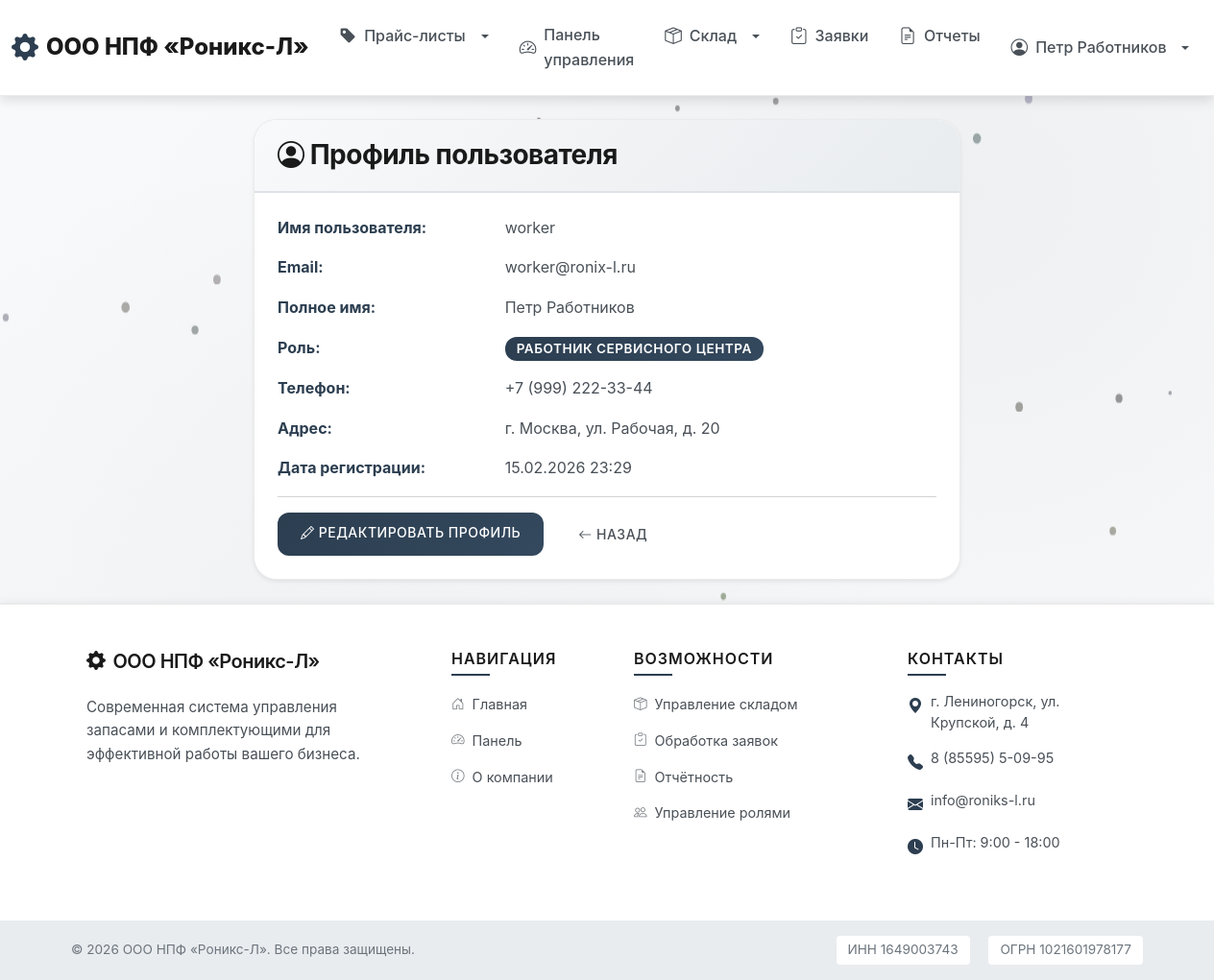
Page /users/profile/ (signed in) on the committed database.
### users/models.py (models this page shows, shortened)
class User(AbstractUser):
    ROLE_CHOICES = [
        ('client', 'Клиент'),
        ('worker', 'Работник сервисного центра'),
    ]
    role = models.CharField(
        'Роль',
        max_length=20,
        choices=ROLE_CHOICES,
        default='client'
    )
    phone = models.CharField('Телефон', max_length=20, blank=True)
    address = models.TextField('Адрес', blank=True)
    created_at = models.DateTimeField('Дата регистрации', auto_now_add=True)
    updated_at = models.DateTimeField('Дата обновления', auto_now=True)
    class Meta:
        verbose_name = 'Пользователь'
        verbose_name_plural = 'Пользователи'
        ordering = ['-created_at']
    @property
    def is_worker(self):
        return self.role == 'worker'

### users/views.py (the view)
# urls.py: path('profile/', views.profile, name='profile'),
@login_required
def profile(request):
    return render(request, 'users/profile.html')

### templates/users/profile.html (shortened to what this page needs)
{% extends 'base.html' %}
{% block content %}
<div class="container">
    <div class="row">
        <div class="col-lg-8 mx-auto">
            <div class="card shadow-sm" style="border: 1px solid rgba(0, 0, 0, 0.08);">
                <div class="card-header" style="background: linear-gradient(135deg, #f8f9fa 0%, #e9ecef 100%); border-bottom: 2px solid #dee2e6;">
                    <h3 class="mb-0" style="color: #1a1a1a;">
                        <i class="bi bi-person-circle"></i> Профиль пользователя
                    </h3>
                </div>
                <div class="card-body p-4" style="background: #ffffff;">
                    <div class="row mb-3">
                        <div class="col-md-4 fw-bold" style="color: #2c3e50;">Имя пользователя:</div>
                        <div class="col-md-8">{{ user.username }}</div>
                    </div>
                    <div class="row mb-3">
                        <div class="col-md-4 fw-bold" style="color: #2c3e50;">Email:</div>
                        <div class="col-md-8">{{ user.email|default:"Не указан" }}</div>
                    </div>
                    <div class="row mb-3">
                        <div class="col-md-4 fw-bold" style="color: #2c3e50;">Полное имя:</div>
                        <div class="col-md-8">{{ user.get_full_name|default:"Не указано" }}</div>
                    </div>
                    <div class="row mb-3">
                        <div class="col-md-4 fw-bold" style="color: #2c3e50;">Роль:</div>
                        <div class="col-md-8">
                            <span class="badge" style="background: linear-gradient(135deg, #2c3e50 0%, #34495e 100%); color: white; padding: 0.375rem 0.75rem;">{{ user.get_role_display }}</span>
                        </div>
                    </div>
                    <div class="row mb-3">
                        <div class="col-md-4 fw-bold" style="color: #2c3e50;">Телефон:</div>
                        <div class="col-md-8">{{ user.phone|default:"Не указан" }}</div>
                    </div>
                    <div class="row mb-3">
                        <div class="col-md-4 fw-bold" style="color: #2c3e50;">Адрес:</div>
                        <div class="col-md-8">{{ user.address|default:"Не указан" }}</div>
                    </div>
                    <div class="row mb-3">
                        <div class="col-md-4 fw-bold" style="color: #2c3e50;">Дата регистрации:</div>
                        <div class="col-md-8">{{ user.created_at|date:"d.m.Y H:i" }}</div>
                    </div>
                    <hr>
                    <div class="d-flex gap-2">
                        <a href="{% url 'users:profile_edit' %}" class="btn" style="background: linear-gradient(135deg, #2c3e50 0%, #34495e 100%); color: white; border: none; padding: 0.625rem 1.5rem; font-weight: 500;">
                            <i class="bi bi-pencil"></i> Редактировать профиль
                        </a>
                        <a href="{% url 'core:dashboard' %}" class="btn btn-outline-secondary" style="border-color: #6c757d; color: #495057; font-weight: 500;">
                            <i class="bi bi-arrow-left"></i> Назад
                        </a>
                    </div>
                </div>
            </div>
        </div>
    </div>
</div>
{% endblock %}

### templates/base.html (shortened to what this page needs)
<!DOCTYPE html>
<html lang="ru">
<head>
    <link href="https://cdn.jsdelivr.net/npm/bootstrap@5.3.0/dist/css/bootstrap.min.css" rel="stylesheet">
    <link rel="stylesheet" href="https://cdn.jsdelivr.net/npm/bootstrap-icons@1.11.0/font/bootstrap-icons.css">
    {% load static %}
    <link rel="stylesheet" href="{% static 'css/style.css' %}">
</head>
<body class="d-flex flex-column min-vh-100">
    <nav class="navbar navbar-expand-lg navbar-light sticky-top">
        <div class="container-fluid">
            <a class="navbar-brand company-logo" href="{% url 'core:home' %}">
                <i class="bi bi-gear-fill"></i> ООО НПФ «Роникс-Л»
            </a>
            <div class="collapse navbar-collapse" id="navbarNav">
                <ul class="navbar-nav me-auto">
                    <li class="nav-item dropdown">
                        <a class="nav-link dropdown-toggle" href="#" role="button" data-bs-toggle="dropdown">
                            <i class="bi bi-tag-fill"></i> Прайс-листы
                        </a>
                    </li>
                    {% if user.is_authenticated %}
                        <li class="nav-item">
                            <a class="nav-link" href="{% url 'core:dashboard' %}">
                                <i class="bi bi-speedometer2"></i> Панель управления
                            </a>
                        </li>
                        {% if user.is_worker or user.is_superuser %}
                            <li class="nav-item dropdown">
                                <a class="nav-link dropdown-toggle" href="#" role="button" data-bs-toggle="dropdown">
                                    <i class="bi bi-box-seam"></i> Склад
                                </a>
                            </li>
                        {% endif %}
                        <li class="nav-item">
                            <a class="nav-link" href="{% url 'orders:order_list' %}">
                                <i class="bi bi-clipboard-check"></i> Заявки
                            </a>
                        </li>
                        {% if user.is_worker or user.is_superuser %}
                            <li class="nav-item">
                                <a class="nav-link" href="{% url 'reports:home' %}">
                                    <i class="bi bi-file-earmark-text"></i> Отчеты
                                </a>
                            </li>
                        {% endif %}
                    {% endif %}
                </ul>
                <ul class="navbar-nav ms-auto">
                    {% if user.is_authenticated %}
                        <li class="nav-item dropdown">
                            <a class="nav-link dropdown-toggle" href="#" role="button" data-bs-toggle="dropdown">
                                <i class="bi bi-person-circle"></i> {{ user.get_full_name|default:user.username }}
                            </a>
                        </li>
                    {% endif %}
                </ul>
            </div>
        </div>
    </nav>
    <main class="container-fluid py-4 flex-grow-1">
        {% block content %}{% endblock %}
    </main>
    <footer class="footer-modern mt-auto">
        <div class="footer-top py-5">
            <div class="container">
                <div class="row g-4">
                    <div class="col-lg-4 col-md-6">
                        <div class="footer-section">
                            <h5 class="footer-title mb-4">
                                <i class="bi bi-gear-fill me-2"></i>ООО НПФ «Роникс-Л»
                            </h5>
                            <p class="footer-text mb-3">
                                Современная система управления запасами и комплектующими для эффективной работы вашего бизнеса.
                            </p>
                        </div>
                    </div>
                    <div class="col-lg-2 col-md-6">
                        <div class="footer-section">
                            <h6 class="footer-subtitle mb-3">Навигация</h6>
                            <ul class="footer-links">
                                <li><a href="{% url 'core:home' %}"><i class="bi bi-house-door me-2"></i>Главная</a></li>
                                {% if user.is_authenticated %}
                                <li><a href="{% url 'core:dashboard' %}"><i class="bi bi-speedometer2 me-2"></i>Панель</a></li>
                                {% endif %}
                                <li><a href="{% url 'core:about' %}"><i class="bi bi-info-circle me-2"></i>О компании</a></li>
                            </ul>
                        </div>
                    </div>
                    <div class="col-lg-3 col-md-6">
                        <div class="footer-section">
                            <h6 class="footer-subtitle mb-3">Возможности</h6>
                            <ul class="footer-links">
                                <li><a href="#"><i class="bi bi-box-seam me-2"></i>Управление складом</a></li>
                                <li><a href="#"><i class="bi bi-clipboard-check me-2"></i>Обработка заявок</a></li>
                                <li><a href="#"><i class="bi bi-file-earmark-text me-2"></i>Отчётность</a></li>
                                <li><a href="#"><i class="bi bi-people me-2"></i>Управление ролями</a></li>
                            </ul>
                        </div>
                    </div>
                    <div class="col-lg-3 col-md-6">
                        <div class="footer-section">
                            <h6 class="footer-subtitle mb-3">Контакты</h6>
                            <ul class="footer-contacts">
                                <li>
                                    <i class="bi bi-geo-alt-fill me-2"></i>
                                    <span>г. Лениногорск, ул. Крупской, д. 4</span>
                                </li>
                                <li>
                                    <i class="bi bi-telephone-fill me-2"></i>
                                    <span>8 (85595) 5-09-95</span>
                                </li>
                                <li>
                                    <i class="bi bi-envelope-fill me-2"></i>
                                    <span>info@roniks-l.ru</span>
                                </li>
                                <li>
                                    <i class="bi bi-clock-fill me-2"></i>
                                    <span>Пн-Пт: 9:00 - 18:00</span>
                                </li>
                            </ul>
                        </div>
                    </div>
                </div>
            </div>
        </div>
        <div class="footer-bottom py-3">
            <div class="container">
                <div class="row align-items-center">
                    <div class="col-md-6 text-center text-md-start mb-2 mb-md-0">
                        <p class="footer-copyright mb-0">
                            &copy; 2026 ООО НПФ «Роникс-Л». Все права защищены.
                        </p>
                    </div>
                    <div class="col-md-6 text-center text-md-end">
                        <p class="footer-legal mb-0">
                            <span class="me-3">ИНН 1649003743</span>
                            <span>ОГРН 1021601978177</span>
                        </p>
                    </div>
                </div>
            </div>
        </div>
    </footer>
</body>
</html>

### rows in the picture
User: get_full_name "Петр Работников", username "worker", email "worker@ronix-l.ru", role "РАБОТНИК СЕРВИСНОГО ЦЕНТРА", phone "+7 (999) 222-33-44", address "г. Москва, ул. Рабочая, д. 20", created_at "15.02.2026 23:29"
